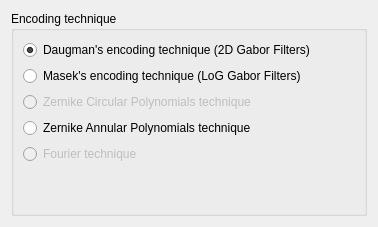
            <widget class="QWidget" name="irisEncodingTab">
             <attribute name="title">
              <string>Encoding</string>
             </attribute>
             <layout class="QHBoxLayout" name="horizontalLayout_2">
              <item>
               <widget class="QGroupBox" name="encodingTechniqueGroupBox">
                <property name="title">
                 <string>Encoding technique</string>
                </property>
                <layout class="QHBoxLayout" name="horizontalLayout_14">
                 <item>
                  <layout class="QGridLayout" name="gridLayout_4">
                   <item row="0" column="0">
                    <widget class="QRadioButton" name="daugmanRadioButton">
                     <property name="text">
                      <string>Daugman's encoding technique (2D Gabor Filters)</string>
                     </property>
                     <property name="checked">
                      <bool>true</bool>
                     </property>
                    </widget>
                   </item>
                   <item row="0" column="1">
                    <spacer name="horizontalSpacer_23">
                     <property name="orientation">
                      <enum>Qt::Horizontal</enum>
                     </property>
                     <property name="sizeHint" stdset="0">
                      <size>
                       <width>40</width>
                       <height>20</height>
                      </size>
                     </property>
                    </spacer>
                   </item>
                   <item row="1" column="0">
                    <widget class="QRadioButton" name="masekRadioButton">
                     <property name="text">
                      <string>Masek's encoding technique (LoG Gabor Filters)</string>
                     </property>
                    </widget>
                   </item>
                   <item row="1" column="1">
                    <spacer name="horizontalSpacer_24">
                     <property name="orientation">
                      <enum>Qt::Horizontal</enum>
                     </property>
                     <property name="sizeHint" stdset="0">
                      <size>
                       <width>40</width>
                       <height>20</height>
                      </size>
                     </property>
                    </spacer>
                   </item>
                   <item row="5" column="0">
                    <spacer name="verticalSpacer_18">
                     <property name="orientation">
                      <enum>Qt::Vertical</enum>
                     </property>
                     <property name="sizeHint" stdset="0">
                      <size>
                       <width>20</width>
                       <height>40</height>
                      </size>
                     </property>
                    </spacer>
                   </item>
                   <item row="2" column="0">
                    <widget class="QRadioButton" name="zernikeCircularRadioButton">
                     <property name="enabled">
                      <bool>false</bool>
                     </property>
                     <property name="text">
                      <string>Zernike Circular Polynomials technique</string>
                     </property>
                    </widget>
                   </item>
                   <item row="2" column="1">
                    <spacer name="horizontalSpacer_30">
                     <property name="orientation">
                      <enum>Qt::Horizontal</enum>
                     </property>
                     <property name="sizeHint" stdset="0">
                      <size>
                       <width>40</width>
                       <height>20</height>
                      </size>
                     </property>
                    </spacer>
                   </item>
                   <item row="3" column="0">
                    <widget class="QRadioButton" name="zernikeAnnularRadioButton">
                     <property name="text">
                      <string>Zernike Annular Polynomials technique</string>
                     </property>
                    </widget>
                   </item>
                   <item row="3" column="1">
                    <spacer name="horizontalSpacer_32">
                     <property name="orientation">
                      <enum>Qt::Horizontal</enum>
                     </property>
                     <property name="sizeHint" stdset="0">
                      <size>
                       <width>40</width>
                       <height>20</height>
                      </size>
                     </property>
                    </spacer>
                   </item>
                   <item row="4" column="0">
                    <widget class="QRadioButton" name="fourierRadioButton">
                     <property name="enabled">
                      <bool>false</bool>
                     </property>
                     <property name="text">
                      <string>Fourier technique</string>
                     </property>
                    </widget>
                   </item>
                   <item row="4" column="1">
                    <spacer name="horizontalSpacer_43">
                     <property name="orientation">
                      <enum>Qt::Horizontal</enum>
                     </property>
                     <property name="sizeHint" stdset="0">
                      <size>
                       <width>40</width>
                       <height>20</height>
                      </size>
                     </property>
                    </spacer>
                   </item>
                  </layout>
                 </item>
                </layout>
               </widget>
              </item>
             </layout>
            </widget>
